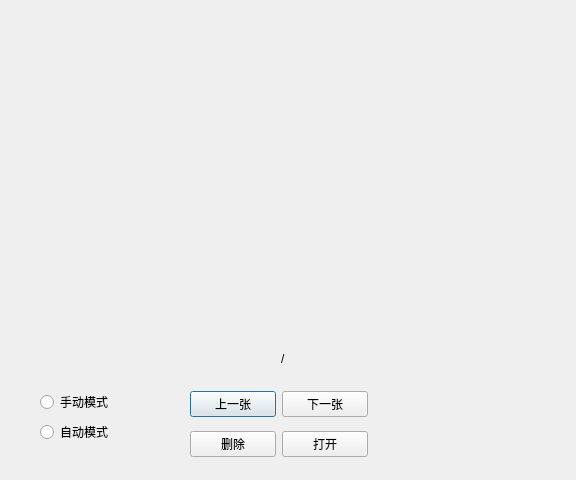
<?xml version="1.0" encoding="UTF-8"?>
<ui version="4.0">
 <class>Qt1</class>
 <widget class="QDialog" name="Qt1">
  <property name="geometry">
   <rect>
    <x>0</x>
    <y>0</y>
    <width>576</width>
    <height>480</height>
   </rect>
  </property>
  <property name="windowTitle">
   <string>Dialog</string>
  </property>
  <widget class="QLabel" name="lb_time">
   <property name="geometry">
    <rect>
     <x>190</x>
     <y>20</y>
     <width>221</width>
     <height>20</height>
    </rect>
   </property>
   <property name="text">
    <string/>
   </property>
  </widget>
  <widget class="QLabel" name="lb_pic">
   <property name="geometry">
    <rect>
     <x>70</x>
     <y>70</y>
     <width>431</width>
     <height>261</height>
    </rect>
   </property>
   <property name="text">
    <string/>
   </property>
  </widget>
  <widget class="QLabel" name="label">
   <property name="geometry">
    <rect>
     <x>281</x>
     <y>350</y>
     <width>16</width>
     <height>17</height>
    </rect>
   </property>
   <property name="text">
    <string>/</string>
   </property>
  </widget>
  <widget class="QLabel" name="lb_num">
   <property name="geometry">
    <rect>
     <x>261</x>
     <y>350</y>
     <width>20</width>
     <height>20</height>
    </rect>
   </property>
   <property name="text">
    <string/>
   </property>
  </widget>
  <widget class="QLabel" name="lb_sum">
   <property name="geometry">
    <rect>
     <x>290</x>
     <y>350</y>
     <width>31</width>
     <height>20</height>
    </rect>
   </property>
   <property name="text">
    <string/>
   </property>
  </widget>
  <widget class="QWidget" name="layoutWidget">
   <property name="geometry">
    <rect>
     <x>190</x>
     <y>390</y>
     <width>178</width>
     <height>29</height>
    </rect>
   </property>
   <layout class="QHBoxLayout" name="horizontalLayout">
    <item>
     <widget class="QPushButton" name="pb_prev">
      <property name="mouseTracking">
       <bool>true</bool>
      </property>
      <property name="text">
       <string>上一张</string>
      </property>
     </widget>
    </item>
    <item>
     <widget class="QPushButton" name="pb_next">
      <property name="text">
       <string>下一张</string>
      </property>
     </widget>
    </item>
   </layout>
  </widget>
  <widget class="QWidget" name="layoutWidget">
   <property name="geometry">
    <rect>
     <x>40</x>
     <y>390</y>
     <width>83</width>
     <height>56</height>
    </rect>
   </property>
   <layout class="QVBoxLayout" name="verticalLayout">
    <item>
     <widget class="QRadioButton" name="rb_manual">
      <property name="text">
       <string>手动模式</string>
      </property>
     </widget>
    </item>
    <item>
     <widget class="QRadioButton" name="rb_auto">
      <property name="text">
       <string>自动模式</string>
      </property>
     </widget>
    </item>
   </layout>
  </widget>
  <widget class="QWidget" name="layoutWidget">
   <property name="geometry">
    <rect>
     <x>190</x>
     <y>430</y>
     <width>178</width>
     <height>29</height>
    </rect>
   </property>
   <layout class="QHBoxLayout" name="horizontalLayout_2">
    <item>
     <widget class="QPushButton" name="pb_del">
      <property name="text">
       <string>删除</string>
      </property>
     </widget>
    </item>
    <item>
     <widget class="QPushButton" name="pb_open">
      <property name="text">
       <string>打开</string>
      </property>
     </widget>
    </item>
   </layout>
  </widget>
 </widget>
 <resources/>
 <connections/>
</ui>
